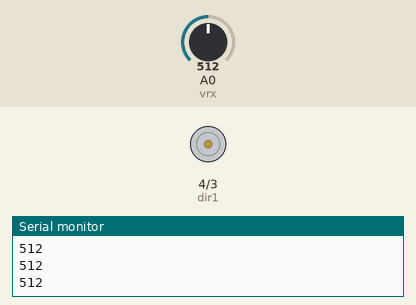
The sketch below on a simulated Arduino Uno, built with avr-gcc and run on an emulated ATmega328P. Shown: motor-driver pin pairs drawn as motors (green arrow = first pin HIGH = forward, orange = second pin HIGH = backward, longer = more drive, scaled by the enable pin), the last lines printed to the serial monitor. The test bench sets the inputs (shaded band); at power-on: A0 (vrx) = 512.

Above: at 1.2 s.
1.3 s: A0 (vrx) set to 515
2.8 s: A0 (vrx) set to 716
At 3.1 s:
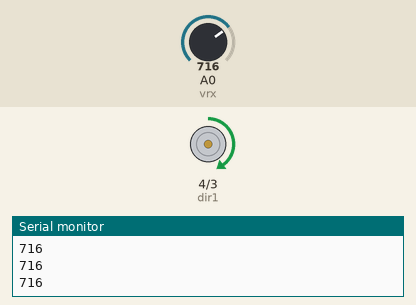
4.3 s: A0 (vrx) set to 900
At 5.4 s:
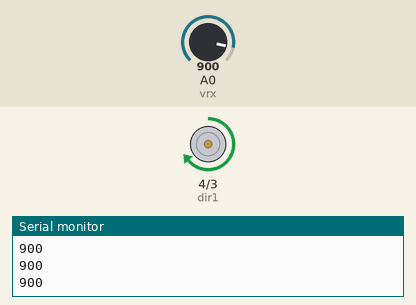
5.8 s: A0 (vrx) set to 1023
At 6.6 s:
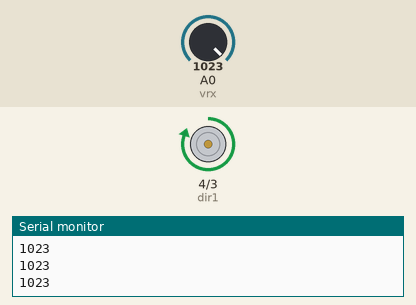
7.3 s: A0 (vrx) set to 505
At 7.6 s:
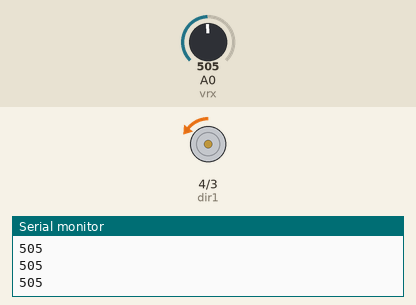
8.8 s: A0 (vrx) set to 525
At 10.1 s:
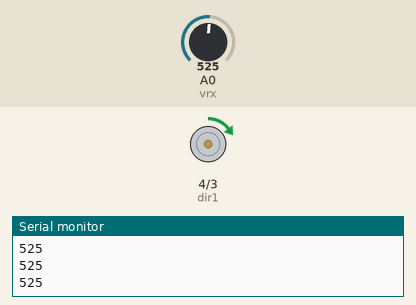
Timing chart, 0 to 11.3 s (numbered marks = the images above; inputs shaded):
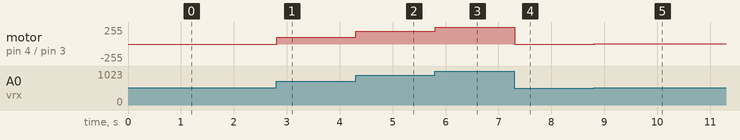

Measured:
- after the input at 2.8 s, motor on pin 4 (dir1) / pin 3 (dir2): stopped → forward 100/255 at once
- after the input at 4.3 s, motor on pin 4 (dir1) / pin 3 (dir2): forward 100/255 → forward 192/255 at once
- after the input at 5.8 s, motor on pin 4 (dir1) / pin 3 (dir2): forward 192/255 → forward 254/255 at once
- after the input at 7.3 s, motor on pin 4 (dir1) / pin 3 (dir2): forward 254/255 → backward 2/255 at once
- after the input at 8.8 s, motor on pin 4 (dir1) / pin 3 (dir2): backward 2/255 → forward 4/255 at once

The sketch:

dcmotor_contolledbyjoystick.ino
```cpp
int speedpin=5, dir1=4, dir2=3;
int mdir;
double mspeed;
int vrx=A0;//vrx is the x direction of the joystick.

void setup() {
 pinMode(speedpin, OUTPUT);
 pinMode(dir1,OUTPUT);
 pinMode(dir2,OUTPUT);
 pinMode(vrx, INPUT);
 Serial.begin(9600);
}

void loop() {
 mdir=analogRead(vrx);
 Serial.println(mdir);
 if(mdir>=515){ //at undisturbed position 1023/2~512 motor will stay stationary, therefore we programme either direction to control dir and speed
  digitalWrite(dir1,HIGH);
  digitalWrite(dir2,LOW);
  mspeed=(255./508)*mdir-259;
  analogWrite(speedpin, mspeed);
  }
 if(mdir<=510){
  digitalWrite(dir1,LOW);
  digitalWrite(dir2,HIGH);
  mspeed=(-255./510)*mdir+255;
  analogWrite(speedpin, mspeed);
 }
}
```
